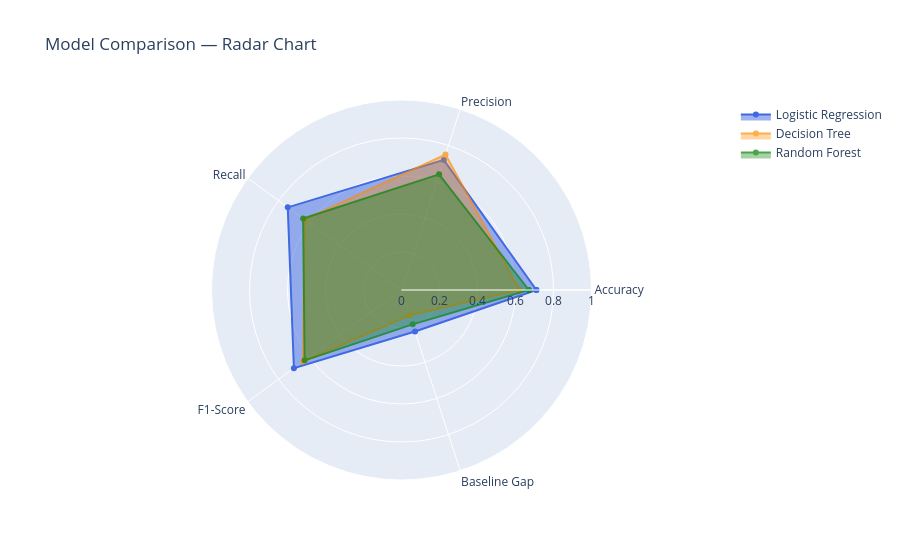

The notebook cell saved with this chart:
### Markdown cell above
Logistic Regression model has the highest accuracy of 71%

### Code cell
import plotly.graph_objects as go

metrics = ['Accuracy', 'Precision', 'Recall', 'F1-Score', 'Baseline Gap']

lr_scores  = [0.71, 0.72, 0.74, 0.70, 0.23]
dt_scores  = [0.62, 0.75, 0.63, 0.64, 0.14]
rf_scores  = [0.67, 0.64, 0.64, 0.63, 0.19]

fig = go.Figure()

fig.add_trace(go.Scatterpolar(
    r=lr_scores + [lr_scores[0]],
    theta=metrics + [metrics[0]],
    fill='toself',
    name='Logistic Regression',
    line_color='royalblue'
))

fig.add_trace(go.Scatterpolar(
    r=dt_scores + [dt_scores[0]],
    theta=metrics + [metrics[0]],
    fill='toself',
    name='Decision Tree',
    line_color='darkorange',
    opacity=0.7
))

fig.add_trace(go.Scatterpolar(
    r=rf_scores + [rf_scores[0]],
    theta=metrics + [metrics[0]],
    fill='toself',
    name='Random Forest',
    line_color='green',
    opacity=0.7
))

fig.update_layout(
    polar=dict(radialaxis=dict(visible=True, range=[0, 1])),
    title='Model Comparison — Radar Chart',
    showlegend=True
)

fig.show()

### Figure 1 — Plotly figure (JSON) as saved in the notebook; plotly's stock layout.template omitted (floating-point values rounded to 4 significant figures)
{"data": [{"fill": "toself", "line": {"color": "royalblue"}, "name": "Logistic Regression", "r": [0.71, 0.72, 0.74, 0.7, 0.23, 0.71], "theta": ["Accuracy", "Precision", "Recall", "F1-Score", "Baseline Gap", "Accuracy"], "type": "scatterpolar"}, {"fill": "toself", "line": {"color": "darkorange"}, "name": "Decision Tree", "opacity": 0.7, "r": [0.62, 0.75, 0.63, 0.64, 0.14, 0.62], "theta": ["Accuracy", "Precision", "Recall", "F1-Score", "Baseline Gap", "Accuracy"], "type": "scatterpolar"}, {"fill": "toself", "line": {"color": "green"}, "name": "Random Forest", "opacity": 0.7, "r": [0.67, 0.64, 0.64, 0.63, 0.19, 0.67], "theta": ["Accuracy", "Precision", "Recall", "F1-Score", "Baseline Gap", "Accuracy"], "type": "scatterpolar"}], "layout": {"polar": {"radialaxis": {"range": [0, 1], "visible": true}}, "showlegend": true, "title": {"text": "Model Comparison — Radar Chart"}}}
